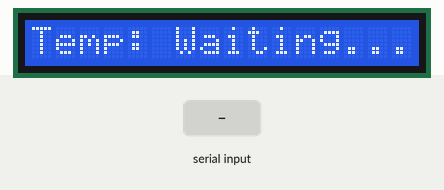
Recording of a sketch running on a simulated Arduino Mega 2560, built with avr-gcc and run on an emulated ATmega2560. Parts: 16×1 character LCD. The inputs (shaded band) are chosen by the test bench.

Above: at 1.2 s.
1.3 s: "1" received over the second serial link
At 3.5 s:
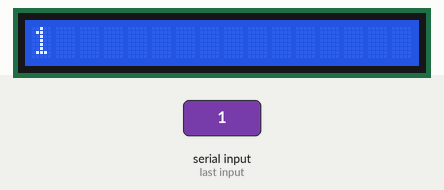
3.8 s: "0" received over the second serial link
At 5.5 s:
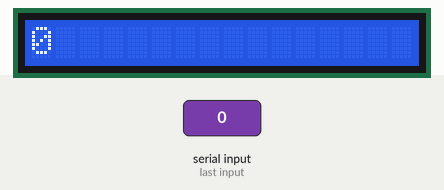
6.3 s: "2" received over the second serial link
At 8.6 s:
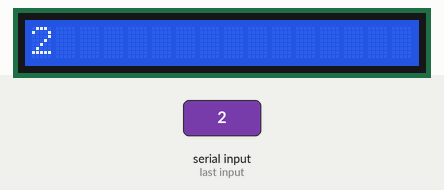
Timing chart, 0 to 10.1 s (numbered marks = the images above; inputs shaded):
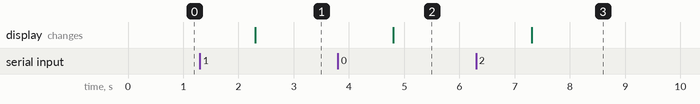

The sketch:

LCD_Recieve_Temp_Prototype.ino
```cpp
#include <Wire.h>
#include <hd44780.h>                // main hd44780 header
#include <hd44780ioClass/hd44780_I2Cexp.h> // i2c expander i/o class header

hd44780_I2Cexp lcd; // declare lcd object: auto locate & auto config expander chip

void setup()
{
   int status;

   // Set up LCD for 16 columns and 1 row
   status = lcd.begin(16, 1);
   if(status) // non zero status means it was unsuccessful
   {
      hd44780::fatalError(status); // does not return
   }

   // Set up Serial1 for Bluetooth
   Serial1.begin(9600);

   lcd.print("Temp: Waiting...");
}

void loop()
{
   if(Serial1.available())  // if data is available to read
   {
      String tempString = Serial1.readString(); // read it into a string

      lcd.clear(); // Clear the display
      lcd.print(tempString);  // Display the temperature string received from Bluetooth  // degree symbol
      delay(1000);
   }
}
```

Measured:
- after the input at 1.3 s, the display: changes after 1.0 s (image 1)
- after the input at 3.8 s, the display: changes after 1.0 s (image 2)
- after the input at 6.3 s, the display: changes after 1.0 s (image 3)
